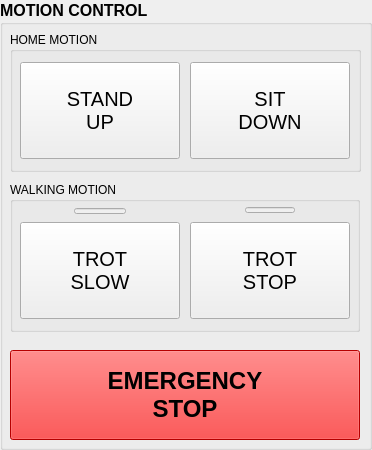
   <widget class="QGroupBox" name="GB_CONTROL_BT">
    <property name="geometry">
     <rect>
      <x>10</x>
      <y>310</y>
      <width>372</width>
      <height>450</height>
     </rect>
    </property>
    <property name="font">
     <font>
      <pointsize>12</pointsize>
      <weight>75</weight>
      <italic>false</italic>
      <bold>true</bold>
     </font>
    </property>
    <property name="title">
     <string>MOTION CONTROL</string>
    </property>
    <widget class="QGroupBox" name="GB_HOME_MOTION">
     <property name="geometry">
      <rect>
       <x>10</x>
       <y>32</y>
       <width>351</width>
       <height>140</height>
      </rect>
     </property>
     <property name="font">
      <font>
       <pointsize>9</pointsize>
       <weight>50</weight>
       <italic>false</italic>
       <bold>false</bold>
       <underline>false</underline>
      </font>
     </property>
     <property name="title">
      <string>HOME MOTION</string>
     </property>
     <widget class="QPushButton" name="BT_SIT_DOWN">
      <property name="geometry">
       <rect>
        <x>180</x>
        <y>30</y>
        <width>160</width>
        <height>97</height>
       </rect>
      </property>
      <property name="font">
       <font>
        <pointsize>15</pointsize>
        <weight>50</weight>
        <italic>false</italic>
        <bold>false</bold>
        <underline>false</underline>
       </font>
      </property>
      <property name="text">
       <string>SIT
DOWN</string>
      </property>
     </widget>
     <widget class="QPushButton" name="BT_STAND_UP">
      <property name="geometry">
       <rect>
        <x>10</x>
        <y>30</y>
        <width>160</width>
        <height>97</height>
       </rect>
      </property>
      <property name="font">
       <font>
        <pointsize>15</pointsize>
        <weight>50</weight>
        <italic>false</italic>
        <bold>false</bold>
        <underline>false</underline>
       </font>
      </property>
      <property name="text">
       <string>STAND
UP</string>
      </property>
     </widget>
    </widget>
    <widget class="QGroupBox" name="GB_TROT_MODE">
     <property name="geometry">
      <rect>
       <x>10</x>
       <y>182</y>
       <width>350</width>
       <height>150</height>
      </rect>
     </property>
     <property name="font">
      <font>
       <pointsize>9</pointsize>
       <weight>50</weight>
       <italic>false</italic>
       <bold>false</bold>
       <underline>false</underline>
      </font>
     </property>
     <property name="title">
      <string>WALKING MOTION</string>
     </property>
     <widget class="QPushButton" name="BT_TROT_SLOW">
      <property name="geometry">
       <rect>
        <x>10</x>
        <y>40</y>
        <width>160</width>
        <height>97</height>
       </rect>
      </property>
      <property name="sizePolicy">
       <sizepolicy hsizetype="Minimum" vsizetype="Minimum">
        <horstretch>0</horstretch>
        <verstretch>0</verstretch>
       </sizepolicy>
      </property>
      <property name="font">
       <font>
        <pointsize>15</pointsize>
        <weight>50</weight>
        <italic>false</italic>
        <bold>false</bold>
        <underline>false</underline>
       </font>
      </property>
      <property name="text">
       <string>TROT
SLOW</string>
      </property>
     </widget>
     <widget class="QLineEdit" name="LE_TROT_SLOW">
      <property name="enabled">
       <bool>false</bool>
      </property>
      <property name="geometry">
       <rect>
        <x>64</x>
        <y>26</y>
        <width>52</width>
        <height>6</height>
       </rect>
      </property>
      <property name="mouseTracking">
       <bool>false</bool>
      </property>
      <property name="text">
       <string/>
      </property>
     </widget>
     <widget class="QPushButton" name="BT_TROT_STOP">
      <property name="geometry">
       <rect>
        <x>180</x>
        <y>40</y>
        <width>160</width>
        <height>97</height>
       </rect>
      </property>
      <property name="font">
       <font>
        <pointsize>15</pointsize>
        <weight>50</weight>
        <italic>false</italic>
        <bold>false</bold>
        <underline>false</underline>
        <strikeout>false</strikeout>
       </font>
      </property>
      <property name="text">
       <string>TROT
STOP</string>
      </property>
     </widget>
     <widget class="QLineEdit" name="LE_TROT_STOP">
      <property name="enabled">
       <bool>false</bool>
      </property>
      <property name="geometry">
       <rect>
        <x>235</x>
        <y>25</y>
        <width>50</width>
        <height>6</height>
       </rect>
      </property>
      <property name="mouseTracking">
       <bool>false</bool>
      </property>
      <property name="text">
       <string/>
      </property>
     </widget>
    </widget>
    <widget class="QPushButton" name="BT_E_STOP">
     <property name="geometry">
      <rect>
       <x>10</x>
       <y>350</y>
       <width>350</width>
       <height>90</height>
      </rect>
     </property>
     <property name="palette">
      <palette>
       <active>
        <colorrole role="WindowText">
         <brush brushstyle="SolidPattern">
          <color alpha="255">
           <red>0</red>
           <green>0</green>
           <blue>0</blue>
          </color>
         </brush>
        </colorrole>
        <colorrole role="Button">
         <brush brushstyle="SolidPattern">
          <color alpha="255">
           <red>255</red>
           <green>0</green>
           <blue>0</blue>
          </color>
         </brush>
        </colorrole>
        <colorrole role="Light">
         <brush brushstyle="SolidPattern">
          <color alpha="255">
           <red>255</red>
           <green>127</green>
           <blue>127</blue>
          </color>
         </brush>
        </colorrole>
        <colorrole role="Midlight">
         <brush brushstyle="SolidPattern">
          <color alpha="255">
           <red>255</red>
           <green>63</green>
           <blue>63</blue>
          </color>
         </brush>
        </colorrole>
        <colorrole role="Dark">
         <brush brushstyle="SolidPattern">
          <color alpha="255">
           <red>127</red>
           <green>0</green>
           <blue>0</blue>
          </color>
         </brush>
        </colorrole>
        <colorrole role="Mid">
         <brush brushstyle="SolidPattern">
          <color alpha="255">
           <red>170</red>
           <green>0</green>
           <blue>0</blue>
          </color>
         </brush>
        </colorrole>
        <colorrole role="Text">
         <brush brushstyle="SolidPattern">
          <color alpha="255">
           <red>0</red>
           <green>0</green>
           <blue>0</blue>
          </color>
         </brush>
        </colorrole>
        <colorrole role="ButtonText">
         <brush brushstyle="SolidPattern">
          <color alpha="255">
           <red>0</red>
           <green>0</green>
           <blue>0</blue>
          </color>
         </brush>
        </colorrole>
        <colorrole role="Base">
         <brush brushstyle="SolidPattern">
          <color alpha="255">
           <red>255</red>
           <green>255</green>
           <blue>255</blue>
          </color>
         </brush>
        </colorrole>
        <colorrole role="Window">
         <brush brushstyle="SolidPattern">
          <color alpha="255">
           <red>255</red>
           <green>0</green>
           <blue>0</blue>
          </color>
         </brush>
        </colorrole>
        <colorrole role="Shadow">
         <brush brushstyle="SolidPattern">
          <color alpha="255">
           <red>0</red>
           <green>0</green>
           <blue>0</blue>
          </color>
         </brush>
        </colorrole>
        <colorrole role="Highlight">
         <brush brushstyle="SolidPattern">
          <color alpha="255">
           <red>165</red>
           <green>205</green>
           <blue>255</blue>
          </color>
         </brush>
        </colorrole>
        <colorrole role="HighlightedText">
         <brush brushstyle="SolidPattern">
          <color alpha="255">
           <red>0</red>
           <green>0</green>
           <blue>0</blue>
          </color>
         </brush>
        </colorrole>
        <colorrole role="Link">
         <brush brushstyle="SolidPattern">
          <color alpha="255">
           <red>9</red>
           <green>79</green>
           <blue>209</blue>
          </color>
         </brush>
        </colorrole>
        <colorrole role="PlaceholderText">
         <brush brushstyle="SolidPattern">
          <color alpha="128">
           <red>0</red>
           <green>0</green>
           <blue>0</blue>
          </color>
         </brush>
        </colorrole>
       </active>
       <inactive>
        <colorrole role="WindowText">
         <brush brushstyle="SolidPattern">
          <color alpha="255">
           <red>0</red>
           <green>0</green>
           <blue>0</blue>
          </color>
         </brush>
        </colorrole>
        <colorrole role="Button">
         <brush brushstyle="SolidPattern">
          <color alpha="255">
           <red>255</red>
           <green>0</green>
           <blue>0</blue>
          </color>
         </brush>
        </colorrole>
        <colorrole role="Light">
         <brush brushstyle="SolidPattern">
          <color alpha="255">
           <red>255</red>
           <green>127</green>
           <blue>127</blue>
          </color>
         </brush>
        </colorrole>
        <colorrole role="Midlight">
         <brush brushstyle="SolidPattern">
          <color alpha="255">
           <red>255</red>
           <green>63</green>
           <blue>63</blue>
          </color>
         </brush>
        </colorrole>
        <colorrole role="Dark">
         <brush brushstyle="SolidPattern">
          <color alpha="255">
           <red>127</red>
           <green>0</green>
           <blue>0</blue>
          </color>
         </brush>
        </colorrole>
        <colorrole role="Mid">
         <brush brushstyle="SolidPattern">
          <color alpha="255">
           <red>170</red>
           <green>0</green>
           <blue>0</blue>
          </color>
         </brush>
        </colorrole>
        <colorrole role="Text">
         <brush brushstyle="SolidPattern">
          <color alpha="255">
           <red>0</red>
           <green>0</green>
           <blue>0</blue>
          </color>
         </brush>
        </colorrole>
        <colorrole role="ButtonText">
         <brush brushstyle="SolidPattern">
          <color alpha="255">
           <red>0</red>
           <green>0</green>
           <blue>0</blue>
          </color>
         </brush>
        </colorrole>
        <colorrole role="Base">
         <brush brushstyle="SolidPattern">
          <color alpha="255">
           <red>255</red>
           <green>255</green>
           <blue>255</blue>
          </color>
         </brush>
        </colorrole>
        <colorrole role="Window">
         <brush brushstyle="SolidPattern">
          <color alpha="255">
           <red>255</red>
           <green>0</green>
           <blue>0</blue>
          </color>
         </brush>
        </colorrole>
        <colorrole role="Shadow">
         <brush brushstyle="SolidPattern">
          <color alpha="255">
           <red>0</red>
           <green>0</green>
           <blue>0</blue>
          </color>
         </brush>
        </colorrole>
        <colorrole role="Highlight">
         <brush brushstyle="SolidPattern">
          <color alpha="255">
           <red>165</red>
           <green>205</green>
           <blue>255</blue>
          </color>
         </brush>
        </colorrole>
        <colorrole role="HighlightedText">
         <brush brushstyle="SolidPattern">
          <color alpha="255">
           <red>0</red>
           <green>0</green>
           <blue>0</blue>
          </color>
         </brush>
        </colorrole>
        <colorrole role="Link">
         <brush brushstyle="SolidPattern">
          <color alpha="255">
           <red>9</red>
           <green>79</green>
           <blue>209</blue>
          </color>
         </brush>
        </colorrole>
        <colorrole role="PlaceholderText">
         <brush brushstyle="SolidPattern">
          <color alpha="128">
           <red>0</red>
           <green>0</green>
           <blue>0</blue>
          </color>
         </brush>
        </colorrole>
       </inactive>
       <disabled>
        <colorrole role="WindowText">
         <brush brushstyle="SolidPattern">
          <color alpha="255">
           <red>127</red>
           <green>0</green>
           <blue>0</blue>
          </color>
         </brush>
        </colorrole>
        <colorrole role="Button">
         <brush brushstyle="SolidPattern">
          <color alpha="255">
           <red>255</red>
           <green>0</green>
           <blue>0</blue>
          </color>
         </brush>
        </colorrole>
        <colorrole role="Light">
         <brush brushstyle="SolidPattern">
          <color alpha="255">
           <red>255</red>
           <green>127</green>
           <blue>127</blue>
          </color>
         </brush>
        </colorrole>
        <colorrole role="Midlight">
         <brush brushstyle="SolidPattern">
          <color alpha="255">
           <red>255</red>
           <green>63</green>
           <blue>63</blue>
          </color>
         </brush>
        </colorrole>
        <colorrole role="Dark">
         <brush brushstyle="SolidPattern">
          <color alpha="255">
           <red>127</red>
           <green>0</green>
           <blue>0</blue>
          </color>
         </brush>
        </colorrole>
        <colorrole role="Mid">
         <brush brushstyle="SolidPattern">
          <color alpha="255">
           <red>170</red>
           <green>0</green>
           <blue>0</blue>
          </color>
         </brush>
        </colorrole>
        <colorrole role="Text">
         <brush brushstyle="SolidPattern">
          <color alpha="255">
           <red>127</red>
           <green>0</green>
           <blue>0</blue>
          </color>
         </brush>
        </colorrole>
        <colorrole role="ButtonText">
         <brush brushstyle="SolidPattern">
          <color alpha="255">
           <red>127</red>
           <green>0</green>
           <blue>0</blue>
          </color>
         </brush>
        </colorrole>
        <colorrole role="Base">
         <brush brushstyle="SolidPattern">
          <color alpha="255">
           <red>255</red>
           <green>0</green>
           <blue>0</blue>
          </color>
         </brush>
        </colorrole>
        <colorrole role="Window">
         <brush brushstyle="SolidPattern">
          <color alpha="255">
           <red>255</red>
           <green>0</green>
           <blue>0</blue>
          </color>
         </brush>
        </colorrole>
        <colorrole role="Shadow">
         <brush brushstyle="SolidPattern">
          <color alpha="255">
           <red>0</red>
           <green>0</green>
           <blue>0</blue>
          </color>
         </brush>
        </colorrole>
        <colorrole role="Highlight">
         <brush brushstyle="SolidPattern">
          <color alpha="255">
           <red>145</red>
           <green>145</green>
           <blue>145</blue>
          </color>
         </brush>
        </colorrole>
        <colorrole role="HighlightedText">
         <brush brushstyle="SolidPattern">
          <color alpha="255">
           <red>0</red>
           <green>0</green>
           <blue>0</blue>
          </color>
         </brush>
        </colorrole>
        <colorrole role="Link">
         <brush brushstyle="SolidPattern">
          <color alpha="255">
           <red>9</red>
           <green>79</green>
           <blue>209</blue>
          </color>
         </brush>
        </colorrole>
        <colorrole role="PlaceholderText">
         <brush brushstyle="SolidPattern">
          <color alpha="128">
           <red>0</red>
           <green>0</green>
           <blue>0</blue>
          </color>
         </brush>
        </colorrole>
       </disabled>
      </palette>
     </property>
     <property name="font">
      <font>
       <pointsize>18</pointsize>
       <weight>75</weight>
       <italic>false</italic>
       <bold>true</bold>
       <underline>false</underline>
       <strikeout>false</strikeout>
      </font>
     </property>
     <property name="text">
      <string>EMERGENCY
STOP</string>
     </property>
    </widget>
   </widget>
